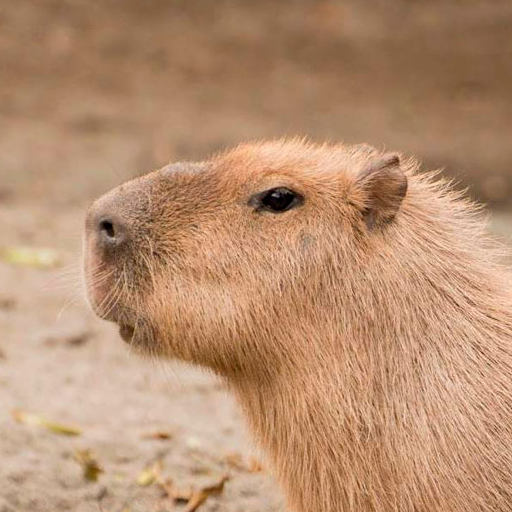
#> input picture lab_1_py/image.png, 512 x 512 px
$ python Task_1_2_3.py
#> lines starting #> are read from the running program, lines starting #| are printed output that depends on the picture
#> further down, image is the input picture: shape (512, 512, 3); mean B, G, R 113.4, 143.9, 184.3
import cv2
import numpy as np
from matplotlib import pyplot as plt

def show_color_image(image):
    cv2.imshow('Color Image', image)
    cv2.waitKey(0)
    cv2.destroyAllWindows()

def show_gray_and_channels(image):
    gray_image = cv2.cvtColor(image, cv2.COLOR_BGR2GRAY)
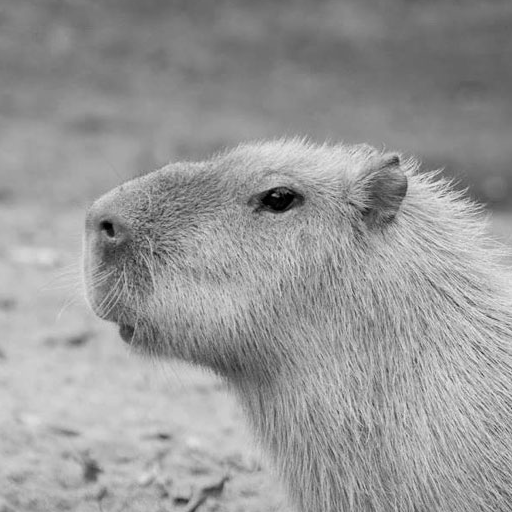
#> gray_image: shape (512, 512); min 0, max 232, mean 152.5
    b, g, r = cv2.split(image)
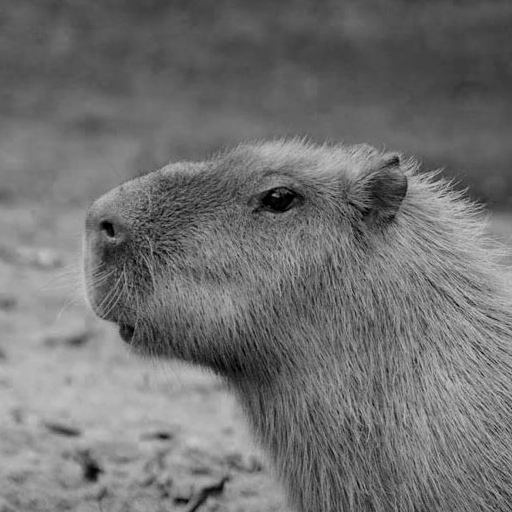
#> b: shape (512, 512); min 0, max 201, mean 113.4
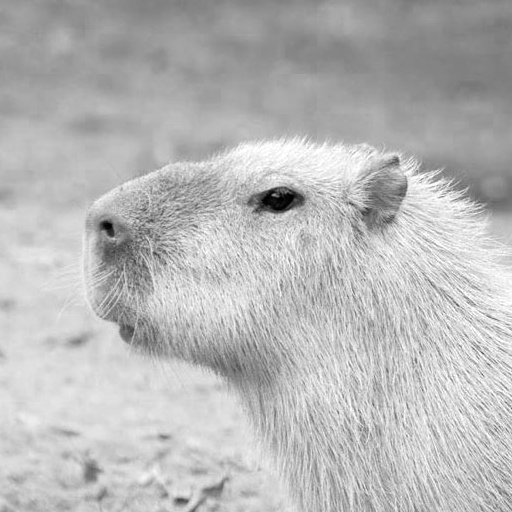
#> r: shape (512, 512); min 0, max 255, mean 184.3

    cv2.imshow('Gray Image', gray_image)
    cv2.imshow('Blue Channel', b)
    cv2.imshow('Green Channel', g)
    cv2.imshow('Red Channel', r)
    cv2.waitKey(0)
    cv2.destroyAllWindows()

    hist_gray = cv2.calcHist([gray_image], [0], None, [256], [0, 256])
#> hist_gray = 256 values, max 3114 at index 130, min 0 at index 233, mean 1024
    hist_b = cv2.calcHist([b], [0], None, [256], [0, 256])
#> hist_b = 256 values, max 3579 at index 86, min 0 at index 202, mean 1024
    hist_g = cv2.calcHist([g], [0], None, [256], [0, 256])
#> hist_g = 256 values, max 3115 at index 116, min 0 at index 228, mean 1024
    hist_r = cv2.calcHist([r], [0], None, [256], [0, 256])
#> hist_r = 256 values, max 3960 at index 215, min 3 at index 32, mean 1024

    return hist_gray, hist_b, hist_g, hist_r

def mouse_callback(event, x, y, flags, param):
    if event == cv2.EVENT_MOUSEMOVE:
        img_copy = np.copy(image)
        roi = image[y - 5:y + 6, x - 5:x + 6]

        mean, std_dev = cv2.meanStdDev(roi)

        print(f"Coordinates: ({x}, {y})")
        print("RGB values:", image[y, x])
        print("Intensity:", np.mean(image[y, x]))
        print("Mean:", mean)
        print("Standard Deviation:", std_dev)
        print()

        cv2.rectangle(img_copy, (x - 5, y - 5), (x + 5, y + 5), (0, 255, 0), 1)
        cv2.imshow('Color Image', img_copy)

image = cv2.imread('image.png')

show_color_image(image)

hist_gray, hist_b, hist_g, hist_r = show_gray_and_channels(image)
for hist, name in zip([hist_gray, hist_b, hist_g, hist_r], ['Gray', 'Blue', 'Green', 'Red']):
    plt.plot(hist, color = name)
    plt.xlim([0, 256])
    plt.show()
#> this loop made 4 passes
#> name on passes 1 to 4: 'Gray', 'Blue', 'Green', 'Red'
#> pass 1, `plt.show()`:
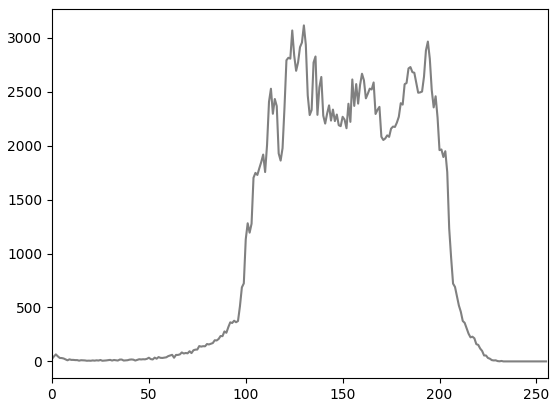
#> figure drawn by matplotlib, 1 panel; curve peaks at x = 130, y = 3114
#> pass 2, `plt.show()`:
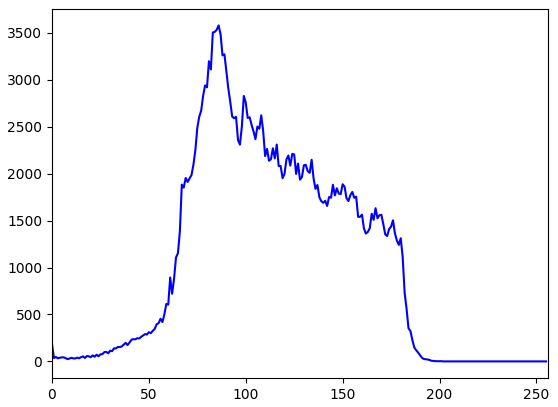
#> figure drawn by matplotlib, 1 panel; curve peaks at x = 86, y = 3579

cv2.namedWindow('Color Image')
cv2.setMouseCallback('Color Image', mouse_callback)
cv2.waitKey(0)
cv2.destroyAllWindows()
